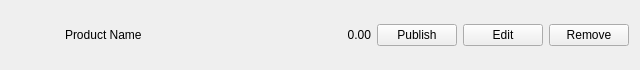
<?xml version="1.0" encoding="UTF-8"?>
<ui version="4.0">
 <class>AdminProductWidget</class>
 <widget class="QWidget" name="AdminProductWidget">
  <property name="geometry">
   <rect>
    <x>0</x>
    <y>0</y>
    <width>640</width>
    <height>60</height>
   </rect>
  </property>
  <property name="windowTitle">
   <string>Form</string>
  </property>
  <layout class="QHBoxLayout" name="horizontalLayout">
   <item>
    <widget class="QLabel" name="iconLabel">
     <property name="sizePolicy">
      <sizepolicy hsizetype="Fixed" vsizetype="Preferred">
       <horstretch>0</horstretch>
       <verstretch>0</verstretch>
      </sizepolicy>
     </property>
     <property name="minimumSize">
      <size>
       <width>48</width>
       <height>48</height>
      </size>
     </property>
     <property name="text">
      <string/>
     </property>
     <property name="scaledContents">
      <bool>true</bool>
     </property>
    </widget>
   </item>
   <item>
    <widget class="QLabel" name="nameLabel">
     <property name="sizePolicy">
      <sizepolicy hsizetype="Expanding" vsizetype="Preferred">
       <horstretch>1</horstretch>
       <verstretch>0</verstretch>
      </sizepolicy>
     </property>
     <property name="text">
      <string>Product Name</string>
     </property>
    </widget>
   </item>
   <item>
    <widget class="QLabel" name="priceLabel">
     <property name="sizePolicy">
      <sizepolicy hsizetype="Fixed" vsizetype="Preferred">
       <horstretch>0</horstretch>
       <verstretch>0</verstretch>
      </sizepolicy>
     </property>
     <property name="minimumSize">
      <size>
       <width>80</width>
       <height>0</height>
      </size>
     </property>
     <property name="text">
      <string>0.00</string>
     </property>
     <property name="alignment">
      <set>Qt::AlignmentFlag::AlignRight|Qt::AlignmentFlag::AlignVCenter</set>
     </property>
    </widget>
   </item>
   <item>
    <widget class="QPushButton" name="publishButton">
     <property name="checkable">
      <bool>true</bool>
     </property>
     <property name="text">
      <string>Publish</string>
     </property>
    </widget>
   </item>
   <item>
    <widget class="QPushButton" name="editButton">
     <property name="text">
      <string>Edit</string>
     </property>
    </widget>
   </item>
   <item>
    <widget class="QPushButton" name="removeButton">
     <property name="text">
      <string>Remove</string>
     </property>
    </widget>
   </item>
  </layout>
 </widget>
 <resources/>
 <connections/>
</ui>
